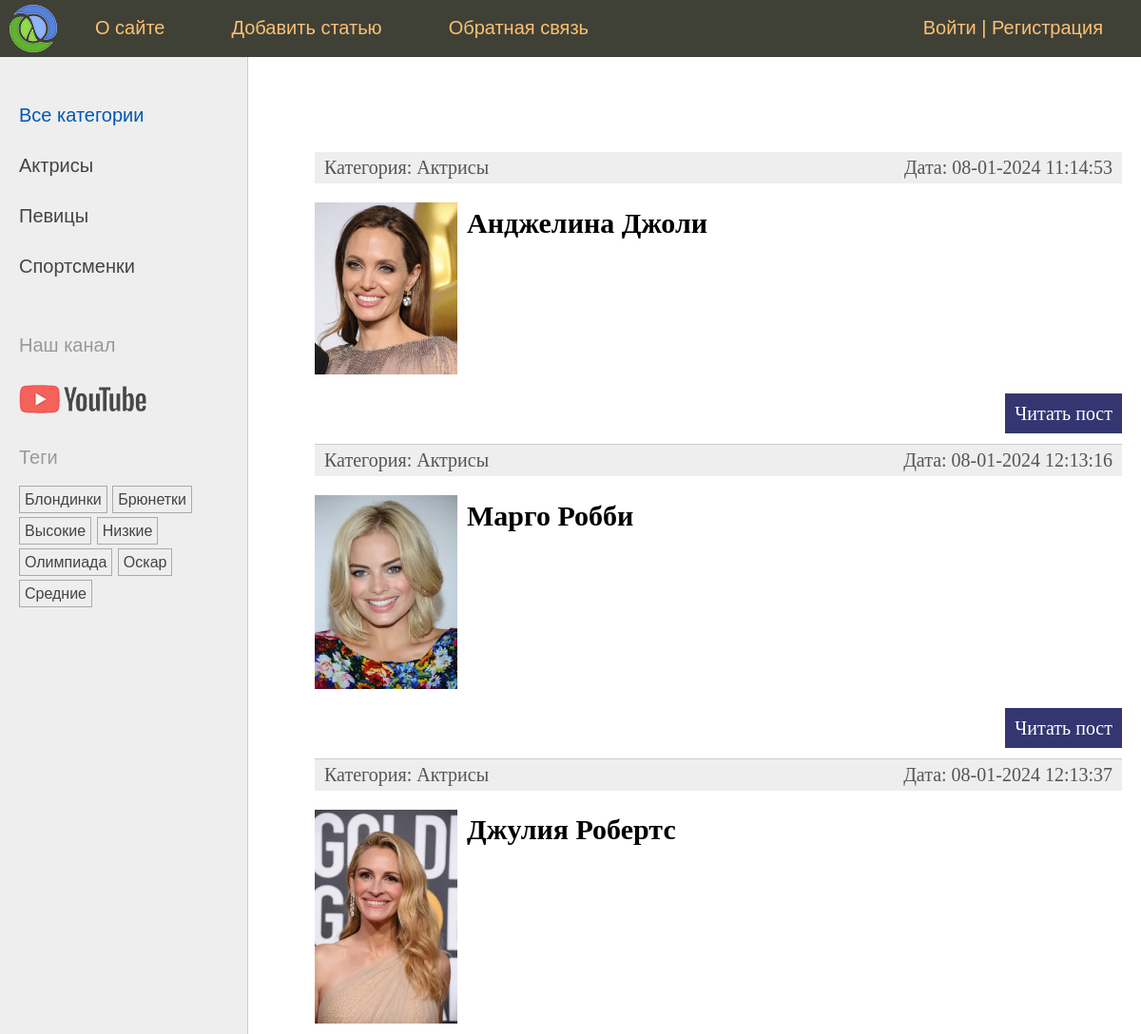
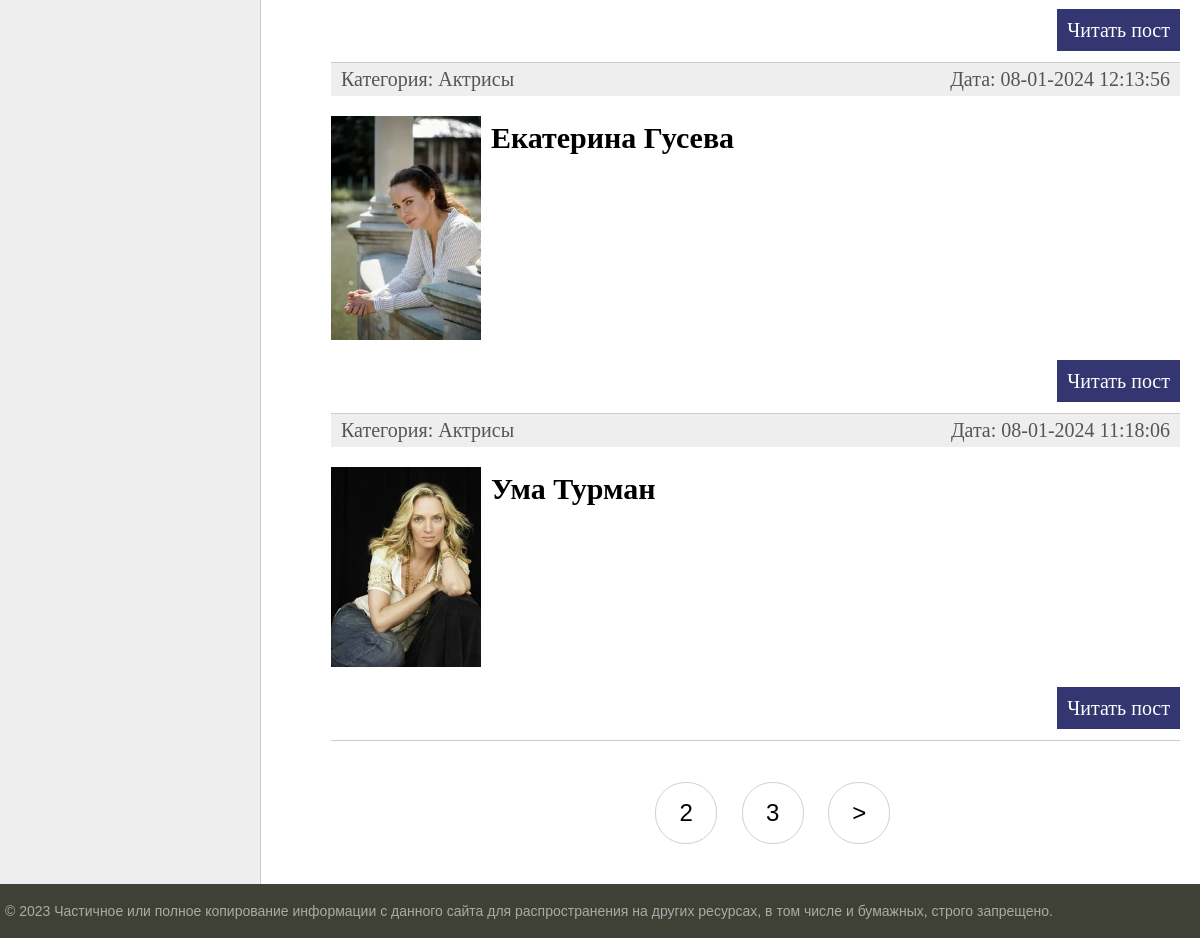
The page / on the database its author committed (2 pictures, top to bottom).
### sitewomen/models.py (models this page shows, shortened)
class Category(models.Model): # класс для связи многие к одному, чтобы было понятно на этом классе составляется таблица которая связывается с основной про женщин
    name = models.CharField(max_length=100, db_index=True, verbose_name='Категория') # имя
    slug = models.SlugField(max_length=225, unique=True, db_index=True) # для формирования пути
    class Meta: # класс для сортировки отображение на странице в данном случае по времени созданию записи (задать реверс поставить минус перед параметром)
        verbose_name = 'Категорию' # это для кабинета админа чтобы заголовок имел такое название
        verbose_name_plural = 'Категории' # для того чтобы этот заголовок был без в конце 's' и был в множественном числе
    '''Здесь после миграции создается 1 новая таблица и в основной
     таблице появляется новая колонка в которой указывается id-номер
      значения из новой таблицы'''
    def get_absolute_url(self):
        return reverse('category', kwargs={'cat_slug': self.slug}) # формируем slug (берется из поля таблицы) который потом передаем в ссылку во hrev на страницу и по этой ссылке ужже создается путь в url

class TagPost2(models.Model): # модель для связи многие ко многим, чтобы было более понятно - на этом классе составляется талица которая связывается с основной таблицей про женщин
    tag = models.CharField(max_length=100, db_index=True)
    slug = models.SlugField(max_length=255, unique=True, db_index=True) #  в параметрах макс длина и чтобы было уникальным
    '''При этом после миграции создается 2 таблицы, одна именно со значениями
    в ячейках (какие угодно, и вторая промежуточная - которая связывает основную таблицу
    с дополнительной'''
    def get_absolute_url(self):
        return reverse('tag', kwargs={'tag_slug': self.slug}) # формируем slug (берется из поля таблицы) который потом передаем в ссылку во hrev на страницу и по этой ссылке ужже создается путь в url

class Women(models.Model): # чтобы было более понятно на этом классе составляется главная таблица про женщин
    class Status(models.IntegerChoices): # класс чтобы было более информативно про статус пудликации на основе IntergerChoices
        DRAFT = 0, 'Черновик'
        PUBLISHED = 1, 'Опубликовано'
    title = models.CharField(max_length=255, verbose_name='Заголовок') # 2й пар для название которое будет в админе, также годиться для формы
    slug = models.SlugField(max_length=225, unique=True, db_index=True, verbose_name='Slug') # слаг для пути 1пар - макс. длина, 2пар - уникальность, 3пар - поле индексируемое, 4пар - чтобы создавалось поле с пустым значением
    photo = models.ImageField(upload_to='photos/%Y/%m/%d/', default=None,
                              blank=True, null=True, verbose_name='Фото')
    content = models.TextField(blank=True, verbose_name='Текст статьи') # параметр позволяет ничего не помещать в таблицу
    time_create = models.DateTimeField(auto_now_add=True, verbose_name='Время создания') # параметр автоматически заполняет поле но только в момент добавление записи, тоесь показывает время появление записи
    time_update = models.DateTimeField(auto_now=True, verbose_name='Время изменения') # параметр фиксирования изменения записи
    is_published = models.BooleanField(choices=tuple(map(lambda x:(bool(x[0]), x[1]), Status.choices)), default=Status.PUBLISHED, verbose_name='Статус') # параметр по умолчанию правда статья будет опубликована, choices=tuple(map(lambda x:(bool(x[0]), x[1]) - чтобы было видно значение в админе так как нет в джанго булевого значения, у нас сейчас смотри 12-13 строчку
    cat = models.ForeignKey('Category', on_delete=models.PROTECT, related_name='posts', verbose_name='Категории') # многие к одному связываем наш класс с классом 'Category' через многие к одному и обязательно пишем как строка в ковычках, так как этот класс находится ниже нашего основного класса и пайчарм его попросту не увидет, вторым параметром ставим, который будет запрещать удалять категории которые не связаны с постами
    tags2 = models.ManyToManyField('TagPost2', blank=True, related_name='tags', verbose_name='Теги') # связываем с таблицей TagPost через связь многие ко многим, blank=True - потому что не каждать запись женщин будет содержать теги, related_name='tags' - чтобы мы могли через теги получать список статей которые с ними связаны. on_delete - в этой связи отсутствует. Именно через этод тэг всязываются записи с остальными. пример: a.tags2.set([tag_br, tag_o, tag_v])
    husband = models.OneToOneField('Husband', on_delete=models.SET_NULL, null=True, blank=True, related_name='wuman', verbose_name='Супруг') # связывам со таблицей Husband тип связи один к одному, on_delete=models.SET_NULL для того чтобы если удалить мужчину в поле оставалось Null, null=True - это допустимое значение, blank=True - также поле может быть пустым, related_name='wuman' - чтобы знать какому мужчине соответствует женщина
    objects = models.Manager() # (менеджер по умолчанию)о это для того чтобы джанговский менеджер не исчез так как мы ниже строчкой создали свой собственный
    publiched = PublishedManager() # в классе свой собственный менеджер который обрабатывает только опубликованные материалы
    author = models.ForeignKey(get_user_model(), on_delete=models.SET_NULL, related_name='posts', null=True, default=None) # get_user_model() - стандартная функция для получения модели пользователя(джанго), on_delete=models.SET_NULL - если удалить автора, то в поле статьи будет NULL, related_name='posts' - обратное связывание часто для ORM-команд, null=True - допустимое значение, default=None
    class Meta: # класс для сортировки отображение на странице в данном случае по времени созданию записи (задать реверс поставить минус перед параметром)
        verbose_name = 'Известные женщины' # это для кабинета админа
        verbose_name_plural = 'Известные женщины' # для того чтобы этот заголовок был без в конце 's' и был в множественном числе
        ordering = ['time_create'] # сортируем по артрибуту по убыванию по умолчанию
        indexes = [
            models.Index(fields=['time_create'])
        ]
    def get_absolute_url(self): # очень важная функция, формирует адрес, также блогадаря этому методу у нас есть функция в амине посмотреть на сайте страницу конкретной женщины
        return reverse('post', kwargs={'post_slug':self.slug}) # формируем slug (берется из поля таблицы) который потом передаем в ссылку во hrev на страницу и по этой ссылке ужже создается путь в url

### sitewomen/views.py (the view)
# urls.py: path('', views.WomenHome.as_view(), name='home'), # представление через класс, () - обязательны так как вызываем метод из класса
class WomenHome(DataMixin, ListView): # ListView автоматическое формирование таблицы с данными, но таблицу нужно указать из какой модели она составляется. Этот класс предназначен для отображения произвольных списков
    template_name = 'women/index.html' # имя шаблона в который представляем, так же как на шаблоне TemplateView или создавать страницу html - но именно с названием < имя приложения > / < имя модели > _list.html
    context_object_name = 'posts' # переменная для передачи данных на страницу список статей
    title_page = 'Главная страница'
    cat_selected = 0
    def get_queryset(self): # формирует параметр для пути, открывать выбранную позицию
        return Women.publiched.all().select_related('cat')

### sitewomen/models.py (called while the page is built)
    def get_queryset(self):
        return super().get_queryset().filter(is_published=1) # метод возвращает из базового класса, вызываем у него метод queryset и через фильтр берем только опубликованные материалы

### sitewomen/templatetags/women_tags.py (called while the page is built)
@register.inclusion_tag('women/list_categories.html') # влючающий тег позволяет выводить на страницу прям целые элементы html в параметре узазываем путь что планируем вывести (шаблонный тег) в данном случае выводим на главную страницу меню с все категории - актрисы - певицы
def show_categories(cat_selected=0): # параметр для того чтобы ссылочка подсвечивалась он будет отвечать за выбранную категорию
    cats = Category.objects.annotate(total=Count('posts')).filter(total__gt=0) # новый способ выбирает категории только которые связаны с постами
    return {'cats': cats, 'cat_selected': cat_selected} # вписываем параметр для передачи на страницу но на самой странице этот параметр нужно обработать через проверку

@register.inclusion_tag('women/list_tags.html') # влючающий тег позволяет выводить на страницу прям целые элементы html в параметре узазываем путь что планируем вывести (шаблонный тег)
def show_all_tags(): # параметр для того чтобы ссылочка подсвечивалась он будет отвечать за выбранную категорию
    return {'tags': TagPost2.objects.annotate(total=Count('tags')).filter(total__gt=0)} # вы водим только теги которыесвязаны с постами

### users/context_processors.py (called while the page is built)
def get_women_context(request): # далее нужно оязательно в settings в TEMPLATES в context_proccesors прописать 'users.context_processors.get_women_context',
    return {'mainmenu': menu}

### templates/women/index.html (shortened to what this page needs)
{% extends 'base.html' %}
{% block content %}
<ul class="list-articles">
	{% for p in posts %}
        <li><div class="article-panel">
            <p class="first">Категория: {{ p.cat.name }}</p>
            <p class="last">Дата: {{ p.time_update|date:'d-m-Y H:i:s' }}</p>
        </div>
    {% if p.photo %}
        <p><img class="img-article-left thumb" src="{{ p.photo.url }}" alt=""></p>
    {% endif %}
                <h2>{{p.title}}</h2>
			<p class="link-read-post"><a href="{{  p.get_absolute_url }}">Читать пост</a></p>
			</li>
	{% endfor %}
</ul>
{% endblock %}
{% block navigation %}
    {% if page_obj.has_other_pages %}
    <nav class="list-pages">
    <ul>
        {% for p in page_obj.paginator.page_range %}
            {% if page_obj.number == p %}
            <li class="page-num page-num-selected"></li>
            {% elif p >= page_obj.number|add:-2 and p <= page_obj.number|add:2 %}
            <li class="page-num">
                <a href="?page={{ p }}">{{ p }}</a>
            </li>
            {% endif %}
        {% endfor %}
    {% if page_obj.has_next %}
            <li class="page-num">
                <a href="?page={{ page_obj.next_page_number }}">&gt;</a>
            </li>
        {% endif %}
    </ul>
</nav>
    {% endif %}
{% endblock %}

### sitewomen/templates/base.html (shortened to what this page needs)
{% load static %}
{% load women_tags %}
    <!DOCTYPE html>
<html>
<head>
	<link type="text/css" href="{% static 'women/css/styles.css' %}" rel="stylesheet" />
</head>
<body>
<table class="table-page" border=0 cellpadding="0" cellspacing="0">
<tr><td valign=top>
{% block mainmenu %}
		<div class="header">
			<ul id="mainmenu" class="mainmenu">
			<li class="logo"><a href="{% url 'home' %}"><div class="logo"></div></a></li>
{% for m in mainmenu %}
	<li><a href="{% url m.url_name %}">{{m.title}}</a></li>
{% endfor %}
        {% if user.is_authenticated %}
         <li class="last"><a href="{% url 'users:profile' %}">{{ user.username }}</a> | <a href="{% url 'users:logout' %}">Выйти</a></li>
            {% else %}
         <li class="last"><a href="{% url 'users:login' %}">Войти</a> | <a href="{% url 'users:register' %}">Регистрация</a></li>
         {% endif %}
			</ul>
		</div>
{% endblock mainmenu %}
<table class="table-content" border=0 cellpadding="0" cellspacing="0">
<tr>
	<td valign="top" class="left-chapters">
	<ul id="leftchapters">
		{% if cat_selected == 0%}
        <li class="selected">Все категории</li>
        {% else %}
        <li><a href="{% url 'home'%}">Все категории</a></li>
        {% endif %}
        {% show_categories cat_selected%}
		<li class="share">
		<p>Наш канал</p>
		<a class="share-yt" href="https://www.youtube.com/channel/UClJzWfGWuGJL2t-3dYKcHTA/playlists" target="_blank" rel="nofollow"></a>
		</li>
        <li>{% show_all_tags %}</li>
	</ul>
</td>
<td valign="top" class="content">
	<div class="content-text">
{% block content %}
{% endblock %}
	</div>
{% block navigation %}
{% endblock %}
</td></tr></table>
</td></tr>
<tr><td valign=top>
	<div id="footer">
		<p>&copy; 2023 Частичное или полное копирование информации с данного сайта для распространения на других ресурсах, в том числе и бумажных, строго запрещено.</p>
	</div>
</td></tr></table>
</body>
</html>

### templates/women/list_categories.html
{% for cat in cats %}
{% if cat.id == cat_selected %}
<li class="selected">{{ cat.name }}</li>
{% else %}
<li><a href="{{ cat.get_absolute_url }}">{{ cat.name }}</a></li>
{% endif %}
{% endfor %}

### templates/women/list_tags.html
{% if tags %}
    <p>Теги</p>
    <ul class="tags-list">
    {% for t in tags %}
        <li><a href="{{ t.get_absolute_url}}">{{ t.tag }}</a></li>
    {% endfor %}
    </ul>
{% endif %}

### sitewomen/static/women/css/styles.css (style rules this page uses)
html, body { font-family: 'Arial'; margin: 0; padding: 0; height: 100%; width: 100%; color: #444; }
a { color: #0059b2; text-decoration: none; }
img { max-width: 600px; height: auto; }
img.img-article-left { max-width: 300px; height: auto; float: left; padding: 0 10px 10px 0; }
img.img-article-left.thumb { max-width: 150px; height: auto; }
p.link-read-post { text-align: right; }
p.link-read-post a { padding: 10px; min-width: 100px; background: #333671; color: #fff; text-decoration: none; }
div.article-panel { background: #eee; padding: 5px 10px 5px 10px; box-sizing: border-box; overflow: hidden; color: #555; }
div.article-panel p.first { margin: 0; float: left; }
div.article-panel p.last { margin: 0; float: right; }
ul.list-articles { list-style: none; margin: 0; padding: 0; }
ul.list-articles li { border-bottom: 1px solid #ccc; }
.table-page { width: 100%; height: 100%; vertical-align: top; }
.table-page tr { height: 100%; }
.header { background: #3F4137; height: 60px; }
.logo { background: url('../images/logo.png') no-repeat 10px 5px; width: 70px; height: 60px; }
ul.mainmenu { list-style: none; margin: 0; padding: 0; height: 60px; color: #fdc073; font-size: 20px; overflow: hidden; }
ul.mainmenu li { float: left; margin: 18px 40px 0 30px; }
ul.mainmenu li.logo { margin: 0; }
ul.mainmenu li.last { float: right; }
ul.mainmenu li a { color: #fdc073; text-decoration: none; }
.table-content { width: 100%; min-height: 100%; height: 100%; }
.left-chapters { margin: 0; background: #eee; border-right: 1px solid #ccc; }
.left-chapters ul { width: 230px; margin: 0; padding: 20px 10px 10px 20px; list-style: none; font-size: 20px; }
.left-chapters ul li { margin: 30px 0 0 0; color: #999; }
.left-chapters ul li.selected { color: #0059b2; }
.left-chapters ul li a { color: #444; text-decoration: none; }
.left-chapters ul li.share { margin: 60px 0 0 0; }
.left-chapters ul li.share p { margin: 30px 0 30px 0; }
.left-chapters ul li.share a { display: inline-block; width: 40px; height: 40px; margin: 0 20px 0 0; }
.left-chapters ul li.share a.share-yt { width: 100%; height: 30px; background: url('../images/share_yt.png') no-repeat 0 0 }
ul.tags-list { width: 100%; margin: 0; padding: 0; list-style: none; }
ul.tags-list li { margin: 0; padding: 0 0 10px; display: inline-block; }
ul.tags-list li a { padding: 5px; font-size: 16px; border: 1px solid #aaa; }
.content { padding: 40px 20px 20px 40px; width: 100%; box-sizing: border-box; }
.content-text { margin: 60px 0 0 30px; color: #000; font-size: 20px; font-family: Yandex Sans Display Light; }
#footer { box-sizing: border-box; background: #3F4137; padding: 5px; color: #aaa; font-size: 14px; font-family: Verdana, Geneva, Arial, Helvetica; text-align: left; overflow: hidden; }
.list-pages { text-align: center; margin: 0 0 20px 0; }
.list-pages ul { margin: 20px 0 0 0; padding: 0; list-style: none; }
.list-pages ul li { display: inline-block; margin: 0 20px 0 0; }
.list-pages a { color: #000; font-size: 24px; text-decoration: none; }
.list-pages .page-num, .page-num-selected { display: inline-block; width: 60px; height: 44px; padding: 16px 0 0 0; border: 1px solid #d0d0d0; border-radius: 30px; }
.list-pages .page-num-selected { border: none; color: #000; font-size: 20px; }

### rows shown on the page
Category: name "Актрисы"
Category: name "Певицы"
Category: name "Спортсменки"
TagPost2: tag "Блондинки"
TagPost2: tag "Брюнетки"
TagPost2: tag "Высокие"
TagPost2: tag "Низкие"
TagPost2: tag "Олимпиада"
TagPost2: tag "Оскар"
TagPost2: tag "Средние"
Women: cat.name "Актрисы", time_update "08-01-2024 11:14:53", photo (picture), title "Анджелина Джоли"
Women: cat.name "Актрисы", time_update "08-01-2024 12:13:16", photo (picture), title "Марго Робби"
Women: cat.name "Актрисы", time_update "08-01-2024 12:13:37", photo (picture), title "Джулия Робертс"
Women: cat.name "Актрисы", time_update "08-01-2024 12:13:56", photo (picture), title "Екатерина Гусева"
Women: cat.name "Актрисы", time_update "08-01-2024 11:18:06", photo (picture), title "Ума Турман"

### other values the page prints
{{ m.title }} "О сайте" "Добавить статью" "Обратная связь"
{{ p }} "2" "3"
